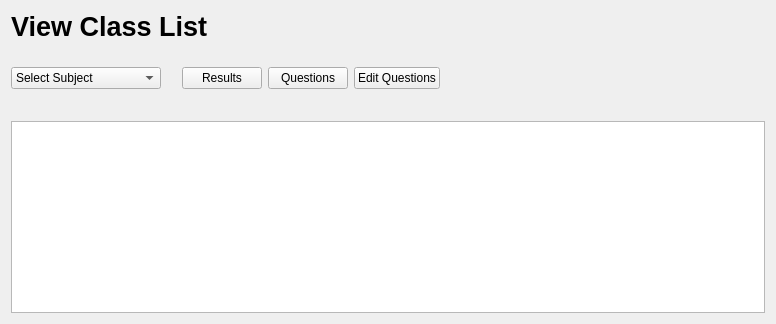
      <widget class="QWidget" name="page_viewClassList">
       <layout class="QGridLayout" name="gridLayout_44">
        <item row="2" column="0" colspan="2">
         <widget class="QLabel" name="label_status_viewClassList">
          <property name="minimumSize">
           <size>
            <width>0</width>
            <height>20</height>
           </size>
          </property>
          <property name="text">
           <string/>
          </property>
         </widget>
        </item>
        <item row="1" column="1">
         <spacer name="horizontalSpacer_47">
          <property name="orientation">
           <enum>Qt::Horizontal</enum>
          </property>
          <property name="sizeHint" stdset="0">
           <size>
            <width>319</width>
            <height>20</height>
           </size>
          </property>
         </spacer>
        </item>
        <item row="3" column="0" colspan="2">
         <widget class="QTableView" name="tableView_viewClassList">
          <property name="sizeAdjustPolicy">
           <enum>QAbstractScrollArea::AdjustIgnored</enum>
          </property>
          <property name="alternatingRowColors">
           <bool>true</bool>
          </property>
          <property name="verticalScrollMode">
           <enum>QAbstractItemView::ScrollPerItem</enum>
          </property>
          <property name="horizontalScrollMode">
           <enum>QAbstractItemView::ScrollPerPixel</enum>
          </property>
         </widget>
        </item>
        <item row="0" column="0">
         <widget class="QLabel" name="label_delete_2">
          <property name="minimumSize">
           <size>
            <width>0</width>
            <height>50</height>
           </size>
          </property>
          <property name="maximumSize">
           <size>
            <width>16777215</width>
            <height>50</height>
           </size>
          </property>
          <property name="font">
           <font>
            <pointsize>20</pointsize>
            <weight>75</weight>
            <bold>true</bold>
           </font>
          </property>
          <property name="text">
           <string>View Class List</string>
          </property>
          <property name="alignment">
           <set>Qt::AlignLeading|Qt::AlignLeft|Qt::AlignTop</set>
          </property>
         </widget>
        </item>
        <item row="1" column="0">
         <layout class="QGridLayout" name="gridLayout_43">
          <item row="1" column="1">
           <spacer name="horizontalSpacer_43">
            <property name="orientation">
             <enum>Qt::Horizontal</enum>
            </property>
            <property name="sizeHint" stdset="0">
             <size>
              <width>15</width>
              <height>20</height>
             </size>
            </property>
           </spacer>
          </item>
          <item row="1" column="0">
           <widget class="QComboBox" name="comboBox_subject_viewClassList">
            <property name="minimumSize">
             <size>
              <width>150</width>
              <height>0</height>
             </size>
            </property>
            <property name="maximumSize">
             <size>
              <width>1515151</width>
              <height>16777215</height>
             </size>
            </property>
            <item>
             <property name="text">
              <string>Select Subject</string>
             </property>
            </item>
           </widget>
          </item>
          <item row="1" column="5">
           <widget class="QPushButton" name="pushButton_editQuestions_viewClassList">
            <property name="minimumSize">
             <size>
              <width>0</width>
              <height>0</height>
             </size>
            </property>
            <property name="maximumSize">
             <size>
              <width>800</width>
              <height>600</height>
             </size>
            </property>
            <property name="text">
             <string>Edit Questions</string>
            </property>
           </widget>
          </item>
          <item row="1" column="3">
           <widget class="QPushButton" name="pushButton_results_viewClassList">
            <property name="text">
             <string>Results</string>
            </property>
           </widget>
          </item>
          <item row="1" column="4">
           <widget class="QPushButton" name="pushButton_questions">
            <property name="text">
             <string>Questions</string>
            </property>
           </widget>
          </item>
         </layout>
        </item>
       </layout>
      </widget>
